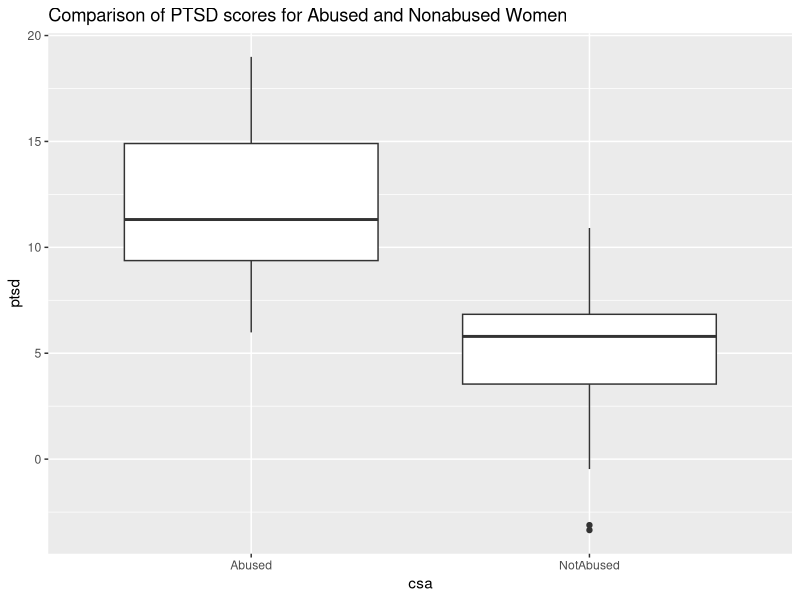
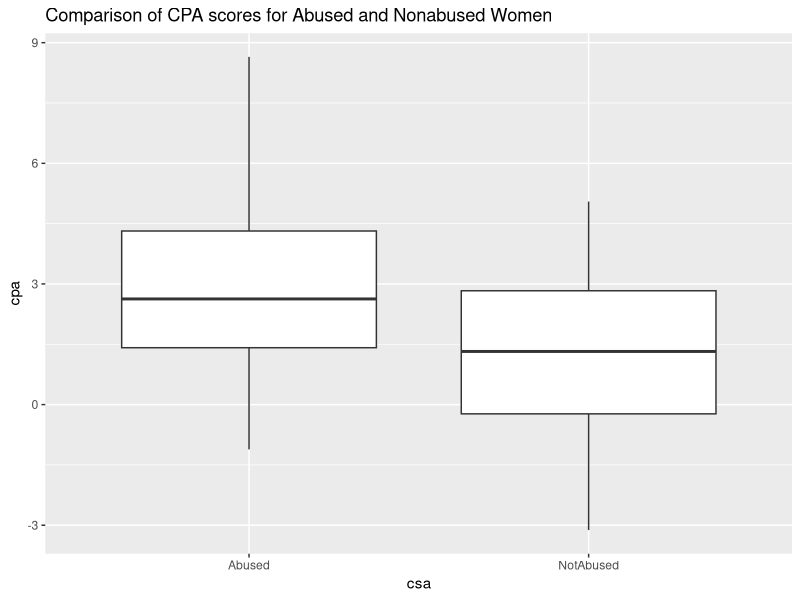
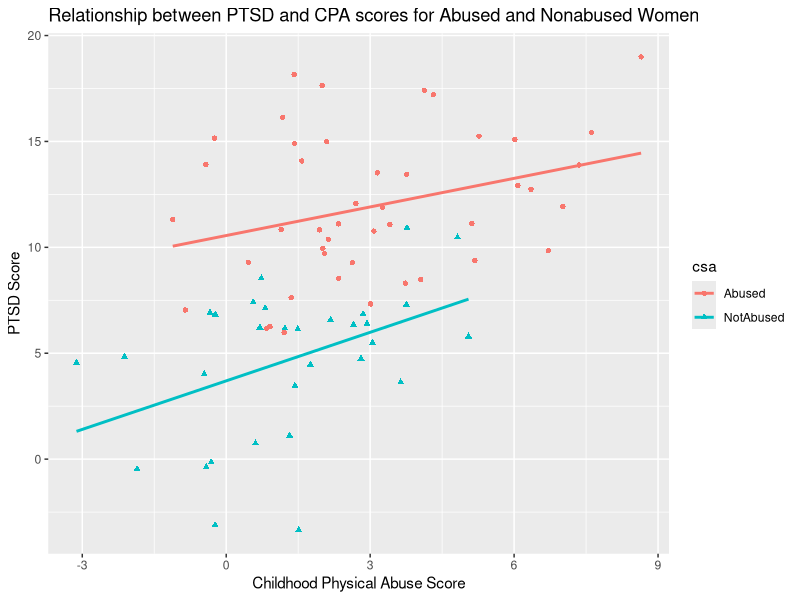

The R source for these figures, in order:
## ---- chunk 1
library(tidyverse)
## ---- chunk 2
library(here)
## ---- chunk 3
abuse <- read.csv(here("Data","Sexual Abuse Data.csv"))
## ---- chunk 4
ggplot(abuse, aes(x = csa, y = ptsd))+
  geom_boxplot()+
    labs(title = "Comparison of PTSD scores for Abused and Nonabused Women")
## ---- chunk 5
ggplot(abuse, aes(x = csa, y = cpa))+
  geom_boxplot()+
  labs(title = "Comparison of CPA scores for Abused and Nonabused Women")
## ---- chunk 6
ggplot(abuse, aes(x = cpa, y = ptsd, shape= csa, color = csa))+
  geom_point()+
  geom_smooth(method = "lm", se = FALSE)+
  labs(x = "Childhood Physical Abuse Score",
       y = "PTSD Score",
       title = "Relationship between PTSD and CPA scores for Abused and Nonabused Women")
